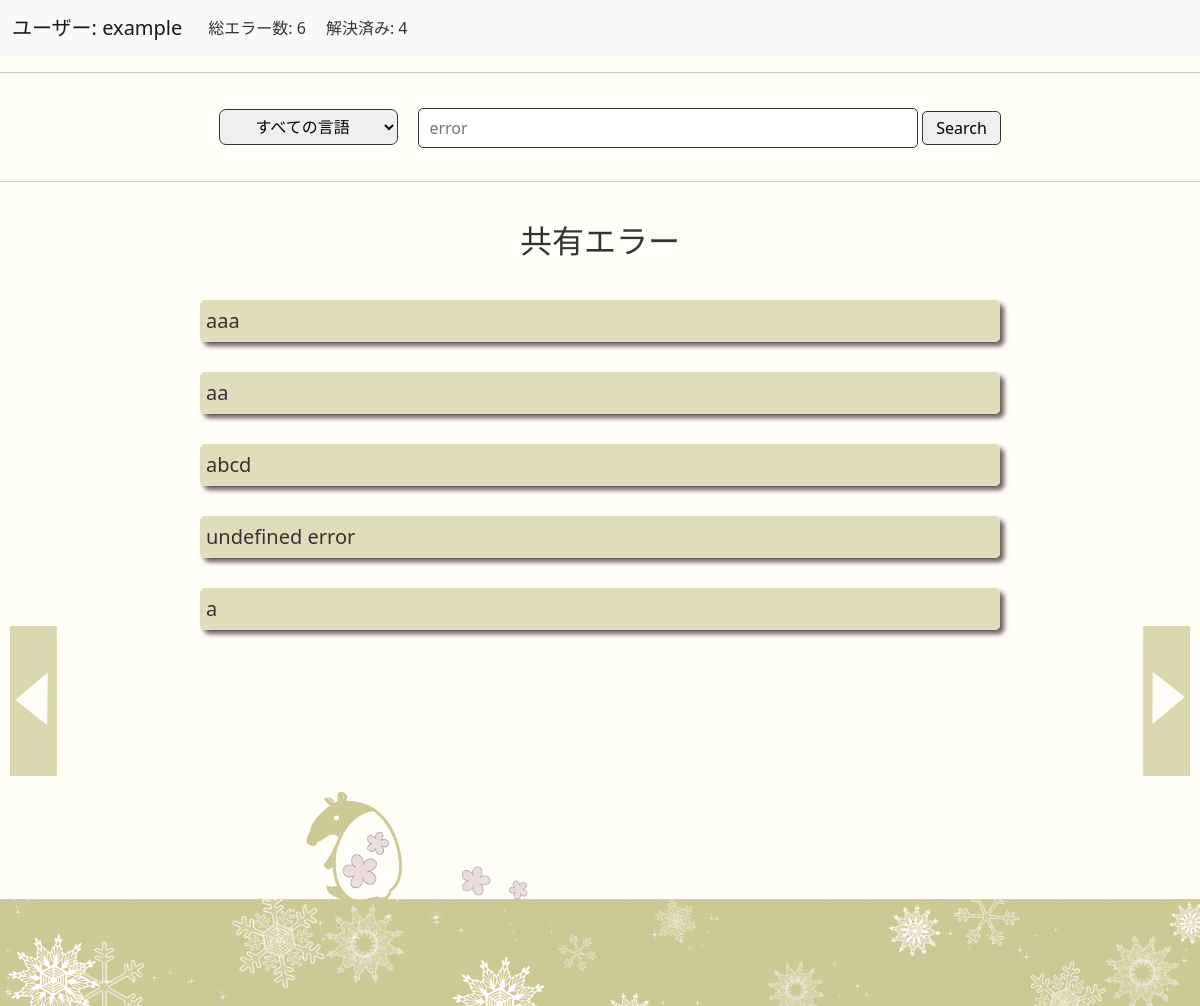
The app's page /timeline (signed in), older data.
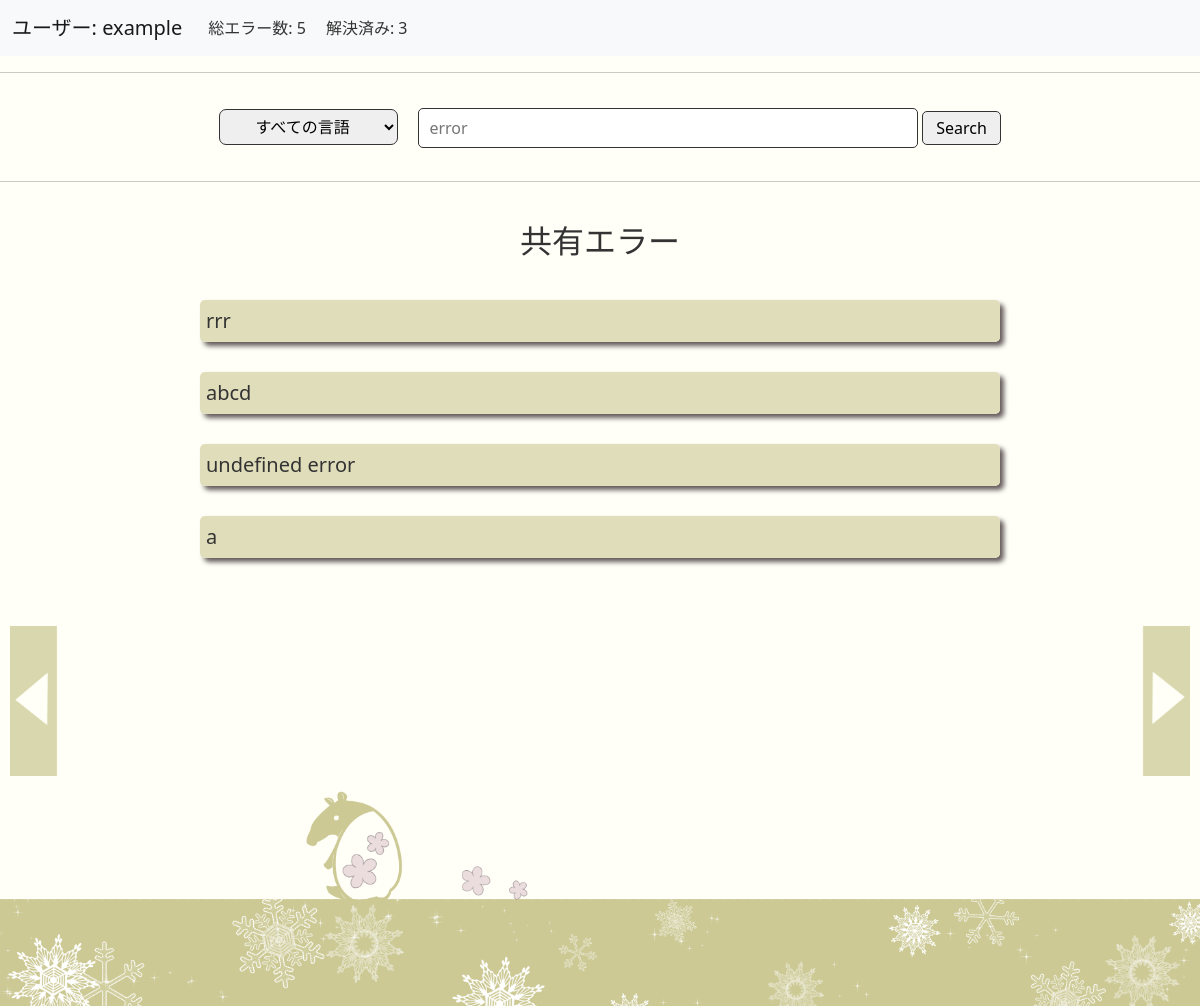
The same page, newer data.
### tables this page shows
CREATE TABLE 'errors' (error_id  INTEGER PRIMARY KEY, language TEXT, message TEXT, explain TEXT, solved TEXT, public TEXT NOT NULL, before_day TIMESTAMP DEFAULT(DATETIME('now','localtime')), after_day TIMESTAMP DEFAULT(DATETIME('now','localtime')), 'username'  TEXT NOT NULL  );

### app.py (the view)
@app.route("/timeline", methods=["GET", "POST"])
@login_required
def timeline():
    errors_sum = db.execute("SELECT COUNT(error_id) FROM errors WHERE username=?", session["user_id"])
    errors_sum = errors_sum[0]['COUNT(error_id)']
    solved_sum = db.execute("SELECT COUNT(error_id) FROM errors WHERE username=? AND public LIKE '解決'", session["user_id"])
    solved_sum = solved_sum[0]['COUNT(error_id)']
    if request.method == "POST":
        language = request.form.get("language")
        search = request.form.get("search")
        if language and search:
            if language == "すべての言語":
                solved_errors = db.execute("SELECT * FROM errors WHERE public LIKE '解決' AND message LIKE ?",('%'+search+'%',))
            else:
                solved_errors = db.execute("SELECT * FROM errors WHERE public LIKE '解決' AND language=? AND message LIKE ?", language, ('%'+search+'%',))
        elif not language and search:
            solved_errors = db.execute("SELECT * FROM errors WHERE public LIKE '解決' AND language=? AND message LIKE ?",('%'+search+'%',))
        else:
            if language == "すべての言語":
                solved_errors = db.execute("SELECT * FROM errors WHERE public LIKE '解決'")
            else:
                solved_errors = db.execute("SELECT * FROM errors WHERE public LIKE '解決' AND language=?", language)
        return render_template("timeline.html", solved_errors=solved_errors, languages=LANGUAGES
                               , errors_sum=errors_sum, solved_sum=solved_sum, username=session["user_id"])
    else:
        solved_errors = db.execute("SELECT * FROM errors WHERE public LIKE '解決' ORDER BY after_day DESC")
        return render_template("timeline.html", solved_errors=solved_errors, languages=LANGUAGES
                               , errors_sum=errors_sum, solved_sum=solved_sum, username=session["user_id"])

### helpers.py (called while the page is built)
def login_required(f):
    @wraps(f)
    def decorated_function(*args, **kwargs):
        if session.get("user_id") is None:
            return redirect("/login")
        return f(*args, **kwargs)
    return decorated_function

### templates/timeline.html (shortened to what this page needs)
{% extends "base.html" %}
{% block body %}
    <nav class="navbar navbar-expand-lg navbar-light bg-light">
        <div class="container-fluid">
            <div class="navbar-brand">ユーザー: {{ username }}</div>
            <div class="collapse navbar-collapse" id="navbarNavDropdown">
                <ul class="navbar-nav">
                    <li class="nav-item profile">総エラー数: {{ errors_sum }} </li>
                    <li class="nav-item profile">解決済み: {{ solved_sum }} </li>
                </ul>
            </div>
        </div>
    </nav>
    <hr>
    <form action="/timeline" method="POST">
        <div class="back_black wrap2">
            <select name="language" class="select_box">
                    <option selected>すべての言語</option>
            </select>
            <div>
                <input class="search_box" type="search" placeholder="  error" aria-label="Search" name="search">
                <button class="search_button" type="submit">Search</button>
            </div>
    </div>
    </form>
    <hr>
<div class="contents fadeUp">
    <h2>共有エラー</h2>
    {% for solved_error in solved_errors %}
    <details>
        <summary class="error_timeline font_size">{{ solved_error.message }}</summary>
    </details>
    {% endfor %}
</div>
<a href="/solved"><img src="./static/images/side_right_timeline.png" alt="icon" class = "level_move_right buttom_up" title="解決エラー"></a>
<a href="/unsolved"><img src="./static/images/side_left_timeline.png" alt="icon" class = "level_move_left buttom_up" title="未解決エラー"></a>
<footer><img src="./static/images/timeline_footer.png" alt="footer" class = "footer2"></footer>
{% endblock %}

### templates/base.html (shortened to what this page needs)
<!DOCTYPE html>
<html lang="ja">
<head>
  <link rel="stylesheet" href="https://unpkg.com/ress/dist/ress.min.css">
  <link href="https://cdn.jsdelivr.net/npm/bootstrap@5.0.2/dist/css/bootstrap.min.css" rel="stylesheet">
  <link rel="stylesheet" href="{{ url_for('static', filename='css/styles.css') }}">
</head>
<body>
  {% block body %}{% endblock %}
</body>
</html>

### static/css/styles.css (style rules this page uses)
body { background-color: #fffff8; color: #333333; }
h2 { text-align:center; margin:40px; }
a { margin:auto; color: #333; text-decoration: none; }
.footer2 { width: 100%; object-fit: cover; top:auto; bottom: 0; }
.level_move_right { height:150px; position:fixed; right:10px; bottom:230px; }
.level_move_left { height:150px; position:fixed; left:10px; bottom:230px; }
.search_box { width:500px; height:40px; background-color:#fff; border-radius:5px; border:solid 1px #333; }
.search_button { margin-top :12px; padding: 4px 13px; border-radius:5px; border: solid 1px #333; }
.contents { min-height: 500px; }
details { width: 800px; box-shadow: 4px 4px 5px rgb(100,90,90); margin: 30px auto; border-radius: 5px; }
details > summary { padding: 6px; width: auto; height: auto; justify-content: center; font-size: 20px; border-radius: 5px; border: none; cursor: pointer; list-style: none; }
.error_timeline { background-color:rgb(224, 222, 186); color: #333; }
.back_black { padding:10px; }
.wrap2 { display: flex; flex-wrap: wrap; justify-content: center; }
.select_box { border: solid 1px #333; padding:5px; margin: 10px 20px; border-radius: 7px; text-align: center; }
.profile { margin-right: 10px; margin-left: 10px; }
.fadeUp { animation-name:fadeUpAnime; animation-duration:0.5s; animation-fill-mode:forwards; opacity:0; }

Row changes from the older to the newer data that the page shows:
removed errors: message "aaa"
changed errors: message "aa" → "rrr"
Text that changed along with them:
{{ errors_sum }}: "6" → "5"
{{ solved_sum }}: "4" → "3"
